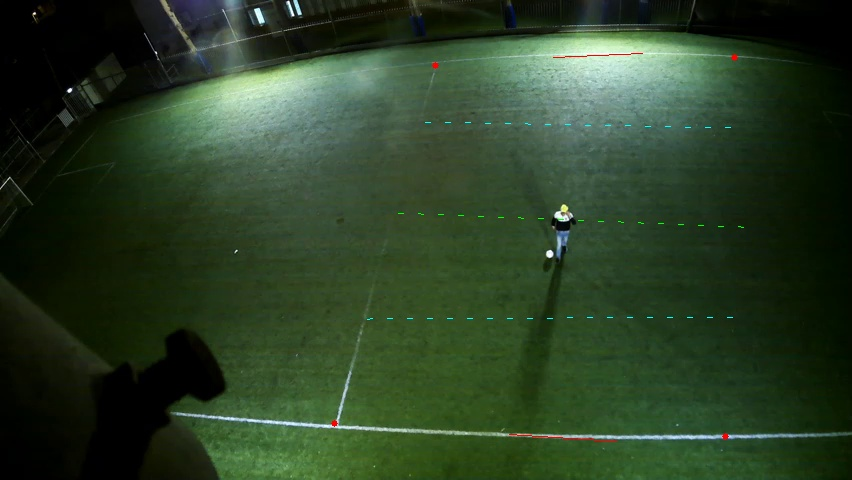
#> input picture desktop/field.jpg, 852 x 480 px
$ python -i colors_detection.py   (imports and definitions only)
#> lines starting #> are read from the running program, lines starting #| are printed output that depends on the picture; after the words box and inside, x2 and y2 are one past the last pixel; in counts of white or black regions, pixels touching at a corner belong together
#> further down, picture is the input picture: shape (480, 852, 3); mean B, G, R 38.2, 63.1, 43
# Python code for Multiple Color Detection

import numpy as np
import cv2
from configs import SHOW_COLORS

def detect_colors(frame):
    """
    Detects the positions of caps based on their color.

    Args:
    - frame: A video frame in the BGR color space.

    Returns:
    - A list of players' caps indexes, each containing the player's color ID, x coordinate, and y coordinate.
    """
    framePlayersIndexes = []

    # Convert the imageFrame in
    # BGR(RGB color space) to
    # HSV(hue-saturation-value)
    # color space
    hsvFrame = cv2.cvtColor(frame, cv2.COLOR_BGR2HSV)
#> hsvFrame: shape (480, 852, 3); mean H, S, V 52, 131.1, 63.4

    # Set range for orange color and
    # define mask
    orange_lower = np.array([5, 100, 100], np.uint8)
    orange_upper = np.array([20, 255, 255], np.uint8)
    orange_mask = cv2.inRange(hsvFrame, orange_lower, orange_upper)
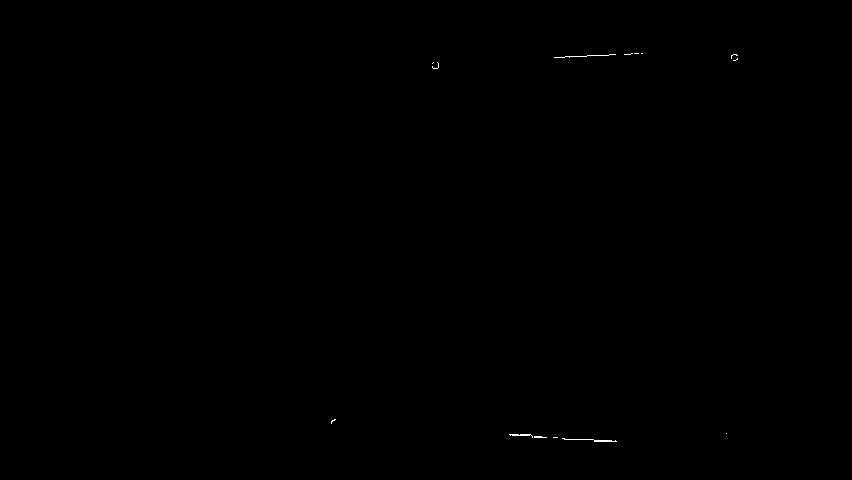
#> orange_mask: shape (480, 852); 0.06% white in thin lines or dots, all inside (x1, y1, x2, y2) = (331, 53, 738, 442)

    # Set range for pink color and
    # define mask
    pink_lower = np.array([20, 70, 200], np.uint8)
    pink_upper = np.array([35, 255, 255], np.uint8)
    pink_mask = cv2.inRange(hsvFrame, pink_lower, pink_upper)
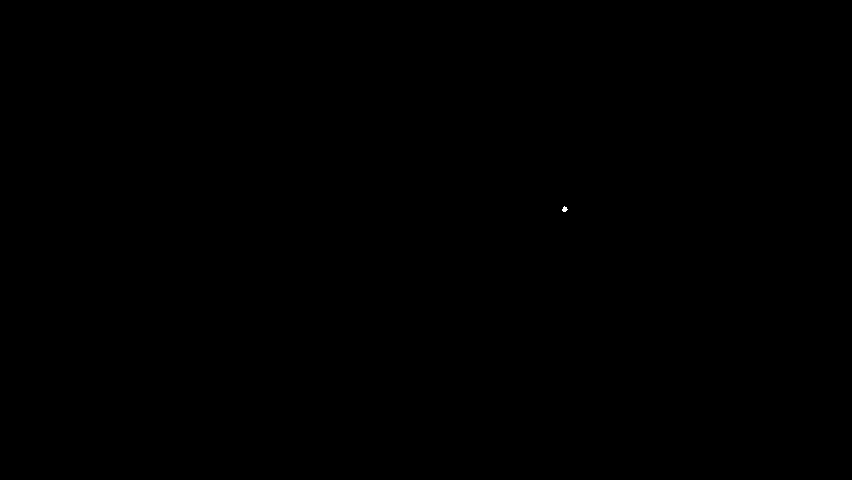
#> pink_mask: shape (480, 852); 0.01% white; 1 white region, box (x1, y1, x2, y2) and area: (562, 206, 568, 212) 23

    # Morphological Transform, Dilation
    # for each color and bitwise_and operator
    # between imageFrame and mask determines
    # to detect only that particular color
    kernal = np.ones((5, 5), "uint8")

    # For pink color
    pink_mask = cv2.dilate(pink_mask, kernal)
#> pink_mask: shape (480, 852); 0.02% white; 1 white region, box (x1, y1, x2, y2) and area: (560, 204, 570, 214) 87
    cv2.bitwise_and(frame, frame, mask=pink_mask)
    # For orange color
    orange_mask = cv2.dilate(orange_mask, kernal)
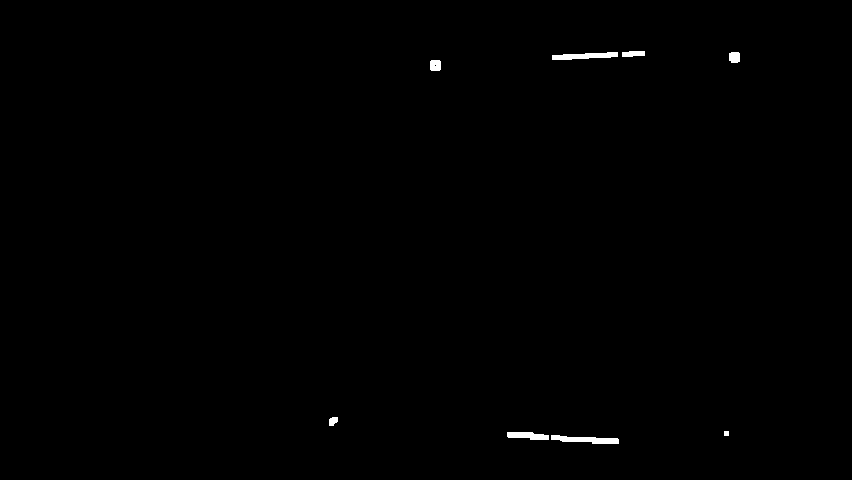
#> orange_mask: shape (480, 852); 0.35% white; 8 white regions
    cv2.bitwise_and(frame, frame, mask=orange_mask)

    # Creating contour to track orange color
    contours, hierarchy = cv2.findContours(orange_mask, cv2.RETR_TREE, cv2.CHAIN_APPROX_SIMPLE)
#> contours = 9 contours, 2 with area under 20; largest, box (x1, y1, x2, y2) and area: (551, 435, 619, 444) 302, (552, 52, 618, 60) 277, (507, 432, 549, 440) 206, (430, 60, 441, 71) 98, (729, 52, 740, 63) 93, (622, 51, 645, 57) 92, (329, 417, 338, 426) 50

    for pic, contour in enumerate(contours):
        area = cv2.contourArea(contour)
        if (area > 0 and area < 120):
            x, y, w, h = cv2.boundingRect(contour)

            if SHOW_COLORS:
                frame = cv2.rectangle(frame, (x, y), (x + w, y + h), (0, 145, 255), 2)

            moments = cv2.moments(contour)
            x1 = int(moments["m10"] / moments["m00"])
            y1 = int(moments["m01"] / moments["m00"])

            player_index = {
                "id": 0,
                "x":x1,
                "y":y1,
            }

            framePlayersIndexes.append(player_index)
#> this loop made 9 passes
#> (area, x, y, w, h, x1, y1, player_index) on passes 4, 5, 7, 9: (50.5, 329, 417, 9, 9, 332, 420, {'id': 0, 'x': 332, 'y': 420}), (98, 430, 60, 11, 11, 435, 65, {'id': 0, 'x': 435, 'y': 65}), (93, 729, 52, 11, 11, 734, 56, {'id': 0, 'x': 734, 'y': 56}), (92, 622, 51, 23, 6, 632, 53, {'id': 0, 'x': 632, 'y': 53})
#> area on passes 1, 2, 8: 302.5, 206.5, 277
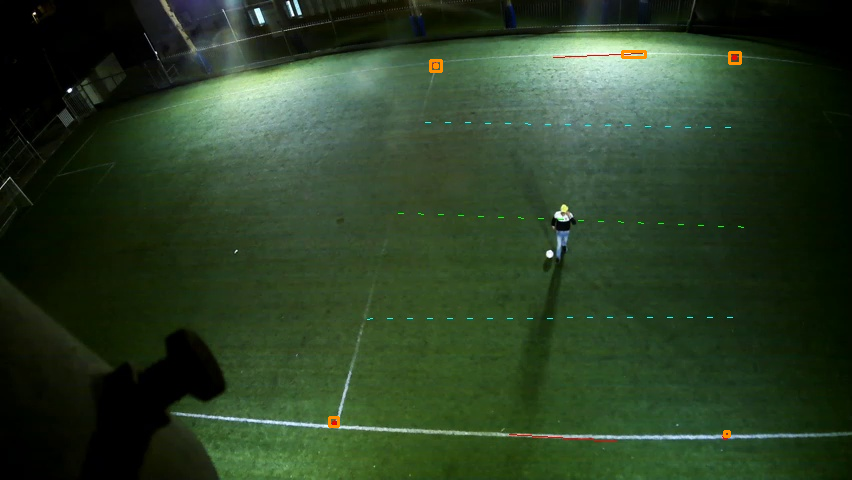
#> frame: shape (480, 852, 3); mean B, G, R 38, 63.1, 43.2
#> after the loop, framePlayersIndexes = 6 items

    # Creating contour to track pink color
    contours, hierarchy = cv2.findContours(pink_mask, cv2.RETR_TREE, cv2.CHAIN_APPROX_SIMPLE)
#> contours = 1 contour; box (x1, y1, x2, y2) and area: (560, 204, 570, 214) 72

    for pic, contour in enumerate(contours):
        area = cv2.contourArea(contour)
        if (area > 0 and area < 120):
            x, y, w, h = cv2.boundingRect(contour)

            if SHOW_COLORS:
                frame = cv2.rectangle(frame, (x, y), (x + w, y + h), (140, 50, 180), 2)

            moments = cv2.moments(contour)
            x1 = int(moments["m10"] / moments["m00"])
            y1 = int(moments["m01"] / moments["m00"])

            player_index = {
                "id": 1,
                "x": x1,
                "y": y1,
            }

            framePlayersIndexes.append(player_index)
#> this loop made 1 pass
#> (pic, area, x, y, w, h, x1, y1) on pass 1: (0, 71.5, 560, 204, 10, 10, 564, 208)
#> after the loop, framePlayersIndexes = 7 items

    return framePlayersIndexes


>>> import cv2
>>> picture = cv2.imread('../desktop/field.jpg')
>>> result = detect_colors(picture)
#> result = 7 items
